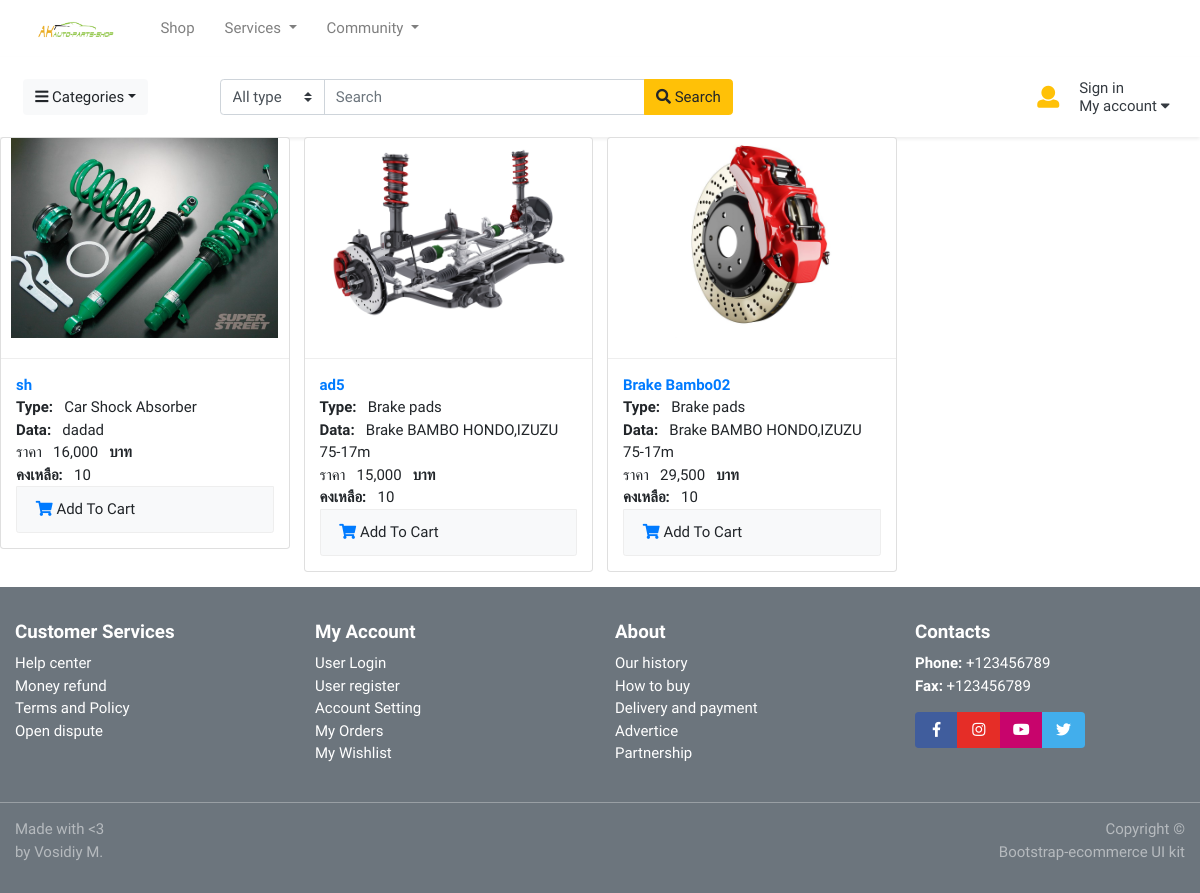
Screenshot of /?pages=Shop with the database file from the repository.
### tables this page shows
CREATE TABLE `product` (
  `ID` int(11) NOT NULL,
  `Code` varchar(1000) NOT NULL,
  `Type` varchar(1000) NOT NULL,
  `NameProduct` varchar(1000) NOT NULL,
  `Imges` varchar(1000) NOT NULL,
  `DataProduct` varchar(1000) NOT NULL,
  `Price` decimal(10,2) NOT NULL,
  `Quantity` int(11) NOT NULL,
  `CreateAt` timestamp NOT NULL DEFAULT current_timestamp()
);

### pages/Shop.php (the view, shortened to what this page needs)
<!DOCTYPE html>
<div class="row-sm">
    <?php
    include('http/client.php');
    $where = "";
    $sql = "SELECT * FROM product " . $where . " ORDER BY ID DESC";
    $result = mysqli_query($conn, $sql);
    if ($result->num_rows > 0) {
        while ($row_prd = mysqli_fetch_array($result)) {
    ?>
            <div class="col-md-3 col-sm-6">
                <figure class="card card-product">
                    <div class="img-wrap"> <img src="<?php echo $row_prd['Imges']; ?>" width=' 200' height='200' /> </div>
                    <figcaption class="info-wrap">
                        <a href="#" class="title"><b><?php echo $row_prd["NameProduct"]; ?></b></a>
                        <div class="price-wrap">
                            <span class="price-new"><b>Type:</b> &nbsp; <?php echo $row_prd["Type"]; ?></span><br>
                            <span class="price-new"><b>Data:</b> &nbsp; <?php echo $row_prd["DataProduct"]; ?></span><br>
                            <span class="price-new">ราคา &nbsp; <?php echo number_format($row_prd["Price"]); ?> &nbsp; <b>บาท</b></span> <br>
                            <span class="price-new"><b>คงเหลือ:</b> &nbsp; <?php echo $row_prd["Quantity"]; ?></span>
                        </div>
                        <div class="card-footer d-flex justify-content-between bg-light border" style="cursor: pointer" onclick="addToCart(
                                            `<?php echo $row_prd['Code']; ?>`,
                                            `<?php echo $row_prd['NameProduct']; ?>`,
                                            `<?php echo $row_prd['Price']; ?>`,
                                            `<?php echo $row_prd['Imges']; ?>`
                                            )">
                            <a><i class="fas fa-shopping-cart text-primary mr-1"></i>Add To Cart</a>
                        </div>
                    </figcaption>
                </figure>
            </div>
    <?php }
    } ?>
</div>

### Template/user/css/uikit.css (style rules this page uses)
html { font-size:15px }
.img-wrap { text-align:center;display:block }
.img-wrap img { max-width:100% }
.border { border:1px solid #eee }
figure { margin-bottom:0 }
.row-sm { margin-right:-7px;margin-left:-7px;display:-ms-flexbox;display:flex;-ms-flex-wrap:wrap;flex-wrap:wrap }
.row-sm>[class^="col"] { padding-left:7px;padding-right:7px }
.card-product { margin-bottom:1rem }
.card-product:after { content:"";display:table;clear:both;visibility:hidden }
.card-product .img-wrap { border-radius:3px 3px 0 0;overflow:hidden;position:relative;height:220px;text-align:center }
.card-product .img-wrap img { max-height:100%;max-width:100%;width:auto;display:inline-block;object-fit:cover }
.card-product .info-wrap { overflow:hidden;padding:15px;border-top:1px solid #eee }
.card-product .title { margin-top:0 }
.card .img-wrap { overflow:hidden }
.price-new,.price { margin-right:5px }

### rows the page displays
product: Imges (picture), NameProduct "sh", Type "Car Shock Absorber", DataProduct "dadad", Price "16,000", Quantity "10"
product: Imges (picture), NameProduct "ad5", Type "Brake pads", DataProduct "Brake BAMBO HONDO,IZUZU 75-17m", Price "15,000", Quantity "10"
product: Imges (picture), NameProduct "Brake Bambo02", Type "Brake pads", DataProduct "Brake BAMBO HONDO,IZUZU 75-17m", Price "29,500", Quantity "10"
